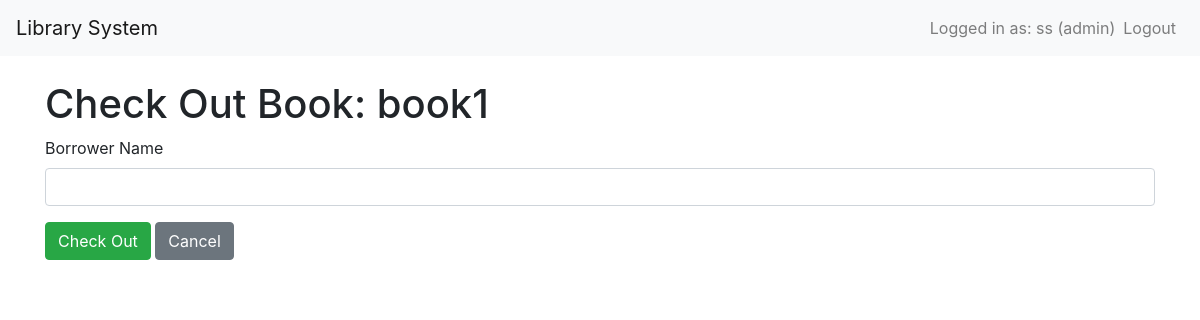
The page /checkout/1 (signed in) on the database its author committed.
### app.py (models this page shows, shortened)
class User(db.Model, UserMixin):
    id = db.Column(db.Integer, primary_key=True)
    email = db.Column(db.String(150), unique=True, nullable=False)
    name = db.Column(db.String(150), nullable=False)
    role = db.Column(db.String(50), default='user')  # Either 'user' or 'admin'
    password_hash = db.Column(db.String(150), nullable=False)

class Book(db.Model):
    id = db.Column(db.Integer, primary_key=True)
    title = db.Column(db.String(150), nullable=False)
    author = db.Column(db.String(150), nullable=False)
    year = db.Column(db.Integer)
    checked_out = db.Column(db.Boolean, default=False)
    borrower = db.Column(db.String(150), default='')

### app.py (the view, shortened to what this page needs)
@app.route('/checkout/<int:book_id>', methods=['GET', 'POST'])
@login_required
def checkout_book(book_id):
    book = Book.query.get_or_404(book_id)
    if book.checked_out:
        flash('Book is already checked out!', 'danger')
        return redirect(url_for('index'))
    if request.method == 'GET':
        if current_user.role != 'admin':
            book.borrower = current_user.name
            book.checked_out = True
            db.session.commit()
            flash('Book checked out successfully!', 'success')
            return redirect(url_for('index'))
        else:
            return render_template('checkout.html', book=book)

### app.py (called while the page is built)
@login_manager.user_loader
def load_user(user_id):
    return User.query.get(int(user_id))

### templates/checkout.html
{% extends "base.html" %}
{% block content %}
<h1>Check Out Book: {{ book.title }}</h1>
<form method="POST">
  <div class="form-group">
    <label for="borrower">Borrower Name</label>
    <input type="text" name="borrower" class="form-control" required>
  </div>
  <button type="submit" class="btn btn-success">Check Out</button>
  <a href="{{ url_for('index') }}" class="btn btn-secondary">Cancel</a>
</form>
{% endblock %}

### templates/base.html (shortened to what this page needs)
<!doctype html>
<html lang="en">
<head>
  <link rel="stylesheet" href="https://stackpath.bootstrapcdn.com/bootstrap/4.5.2/css/bootstrap.min.css">
</head>
<body>
  <nav class="navbar navbar-expand-lg navbar-light bg-light">
    <a class="navbar-brand" href="{{ url_for('index') }}">Library System</a>
    <div class="collapse navbar-collapse">
      <ul class="navbar-nav ml-auto">
        {% if current_user.is_authenticated %}
          <li class="nav-item">
            <span class="navbar-text">
              Logged in as: {{ current_user.name }} ({{ current_user.role }})
            </span>
          </li>
          <li class="nav-item">
            <a class="nav-link" href="{{ url_for('logout') }}">Logout</a>
          </li>
        {% endif %}
      </ul>
    </div>
  </nav>
  <div class="container mt-4">
    {% block content %}{% endblock %}
  </div>
</body>
</html>

### rows shown on the page
User: name "ss", role "admin"
Book: title "book1"
